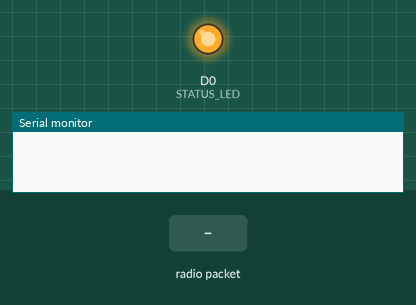
A sketch run on a simulated ESP8266 (NodeMCU). Parts: output pins drawn as LEDs (lit = HIGH), the last lines printed to the serial monitor. Dashed ring = blinking. The inputs (shaded band) are chosen by the test bench. WiFi joins after 1.5 s; servers stay silent unless stated; no radio packets arrive unless stated; no MQTT or app messages arrive unless stated.

Above: at 0.1 s.
At 4.2 s:
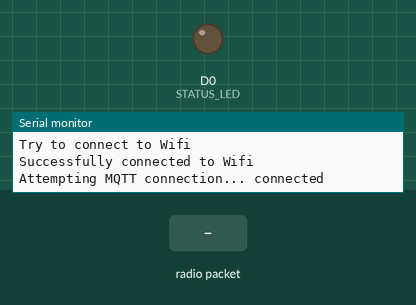
4.3 s: radio packet "1" arrives
At 4.45 s:
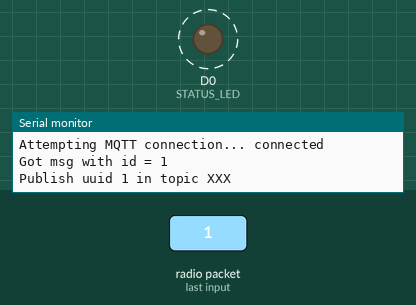
Timing chart, 0 to 7.3 s (numbered marks = the images above; inputs shaded):
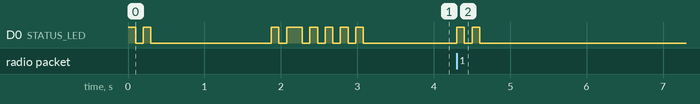

The sketch:

nrf24_esp_edge.ino
```cpp
#include "nrf24_esp_edge.h"


#if defined(ESP8266) |              \
    defined(ARDUINO_SAMD_MKRZERO) | \
    defined(ARDUINO_SAMD_ZERO) |    \
    defined(ARDUINO_SAM_DUE) |      \
    defined(ARDUINO_ARCH_ARC32) |   \
    defined(__TC27XX__) |           \
    (defined(TEENSYDUINO) && (TEENSYDUINO < 139))
#undef pgm_read_ptr
#define pgm_read_ptr(addr) (*(const void **)(addr))
#endif

#define CE_PIN D2
#define CSN_PIN D8
#define STATUS_LED D0

RF24 radio(CE_PIN, CSN_PIN);

uint8_t address[7] = "switch";
char uuid[50];

bool shouldSaveConfig = false;

WiFiClient espClient;
PubSubClient client(espClient);


void setup()
{
  Serial.begin(115200);
  pinMode(STATUS_LED, OUTPUT);

  blink(2);

  setup_wifi_and_mqtt();

  blink(2);

  radio.begin();
  radio.setPALevel(RF24_PA_LOW);
  radio.setAutoAck(true);
  radio.setRetries(15,15);
  radio.openReadingPipe(1, address);
  radio.startListening();

  client.publish(mqtt_topic, "radio_bridge online");

  blink(5);
}


void loop(void){
  if (!client.connected()) {
    Serial.println("Lost MQTT connection.");
    reconnect_mqtt();
    Serial.println("MQTT connection is restored.");
  }

  if(radio.available())
  {
    radio.read( &uuid, 16*2+1 );
    Serial.print("Got msg with id = ");
    Serial.println(uuid);

    Serial.print("Publish uuid ");
    Serial.print(uuid);
    Serial.print(" in topic ");
    Serial.println(mqtt_topic);
    client.publish(mqtt_topic, uuid);
    blink(2);
  }

  client.loop();
}

void setup_wifi_and_mqtt()
{
  // wifi
  WiFiManager wifiManager;
  Serial.println("Try to connect to Wifi");
  if(!wifiManager.autoConnect("esp_wifi_setup"))
  {
    Serial.println("Failed to connect to Wifi! Restart in 3 seconds.");
    delay(3000);
    ESP.reset();
    delay(5000);
  }
  Serial.println("Successfully connected to Wifi");

  // mqtt
  client.setServer(mqtt_server_address, mqtt_server_port);
  reconnect_mqtt();
}

void reconnect_mqtt() {
  // Loop until we're reconnected
  while (!client.connected()) {
    Serial.print("Attempting MQTT connection...");
    if (client.connect(mqtt_id, mqtt_username, mqtt_password)) {
      Serial.println(" connected");
      delay(20);
    } else {
      Serial.print(" failed, return code=");
      Serial.print(client.state());
      Serial.println(" try again in 5 seconds");
      delay(5000);
    }
  }
}

void blink(int count)
{
  digitalWrite(STATUS_LED, HIGH);
  delay(100);
  digitalWrite(STATUS_LED, LOW);
  if(count > 1)
  {
    delay(100);
    blink(count-1);
  }
}
```

nrf24_esp_edge.h
```cpp
#ifndef NRF24_ESP_EDGE_H_
#define NRF24_ESP_EDGE_H_

#include "RF24.h"
#include <ESP8266WiFi.h>
#include <PubSubClient.h>
#include <WiFiManager.h>
#include "mqtt_settings.h"


void setup_wifi_and_mqtt();
void reconnect_mqtt();
void blink(int count);


#endif /* NRF24_ESP_EDGE_H_ */
```

mqtt_settings_sample.h
```cpp
#ifndef MQTT_SETTINGS_H_
#define MQTT_SETTINGS_H_

const char* mqtt_server_address = "XXX";
const char* mqtt_id = "XXX";
const char* mqtt_username = "XXX";
const char* mqtt_password = "XXX";
const char* mqtt_topic = "XXX";
const int mqtt_server_port = 1883;

#endif /* MQTT_SETTINGS_H_ */
```

Measured:
- after the input at 4.3 s, D0 (STATUS_LED): alternates HIGH for 0.10 s and LOW for 0.10 s, 4 changes in all, then stays LOW, starting at once
